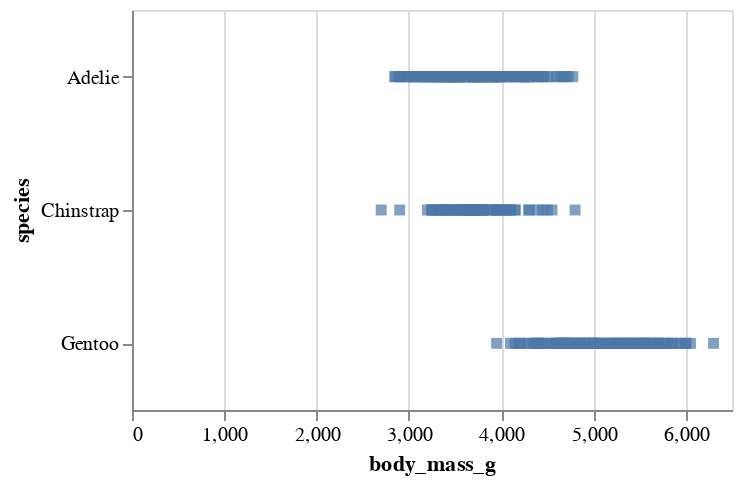

Source (notebook cell):
### Code cell
#Scatter Plot of Body Mass-Species
BodyMassSpecies_Scatter = alt.Chart(df).mark_square().encode(
    x="body_mass_g",
    y=alt.Y("species").scale(zero=False)
).properties(
    width=300, 
    height=200
)

BodyMassSpecies_Scatter

### Figure 1 — Vega-Lite specification as saved in the notebook (floating-point values rounded to 4 significant figures; data arrays with more than 128 entries replaced by an {"elided": "..."} marker saying what was removed)
{"config": {"view": {"continuousWidth": 300, "continuousHeight": 300}}, "data": {"name": "data-d4cc4b5afb59cc499110efd6c75570d3"}, "mark": {"type": "square"}, "encoding": {"x": {"field": "body_mass_g", "type": "quantitative"}, "y": {"field": "species", "scale": {"zero": false}, "type": "nominal"}}, "height": 200, "width": 300, "$schema": "https://vega.github.io/schema/vega-lite/v5.8.0.json", "datasets": {"data-d4cc4b5afb59cc499110efd6c75570d3": {"elided": "344 records"}}}
